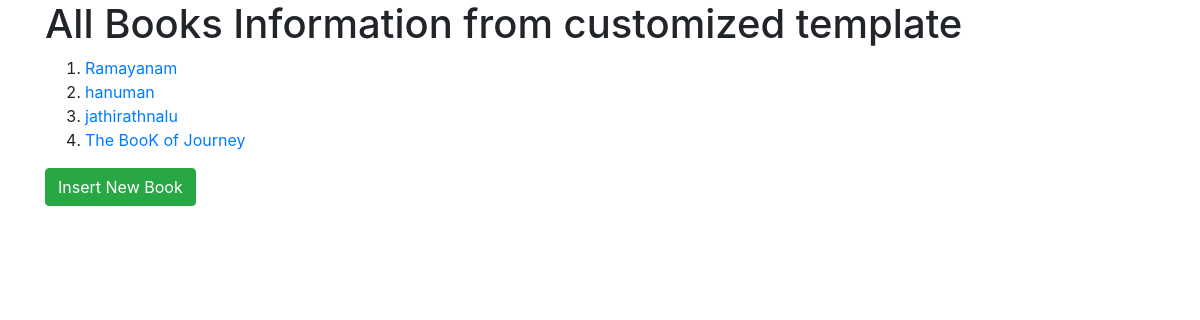
/list2/, run on the app's committed database.
### testapp/models.py (models this page shows, shortened)
class Book(models.Model):
    title = models.CharField(max_length=30)
    author = models.CharField(max_length=30)
    pages = models.IntegerField()
    price = models.FloatField()

### testapp/views.py (the view)
# urls.py: path('list2/', views.BookListView2.as_view(),name='listbooks'),
class BookListView2(ListView):
    model = Book
    template_name = 'testapp/book.html'
    context_object_name = 'books'

### templates/testapp/book.html (shortened to what this page needs)
<!DOCTYPE html>
<html lang="en" dir="ltr">
  <head>
    <link rel="stylesheet" href="https://cdn.jsdelivr.net/npm/bootstrap@4.6.2/dist/css/bootstrap.min.css">
  </head>
  <body>
    <div class="container">
      <h1>All Books Information from customized template</h1>
      <ol>
       {% for book in books %}
       <li><a href="/{{book.id}}">{{book.title}}</a></li>
       {% endfor %}
      </ol>
      <a href="/create" class="btn btn-success">Insert New Book</a>
    </div>
  </body>
</html>

### data on the page
Book: title "Ramayanam"
Book: title "hanuman"
Book: title "jathirathnalu"
Book: title "The BooK of Journey"
